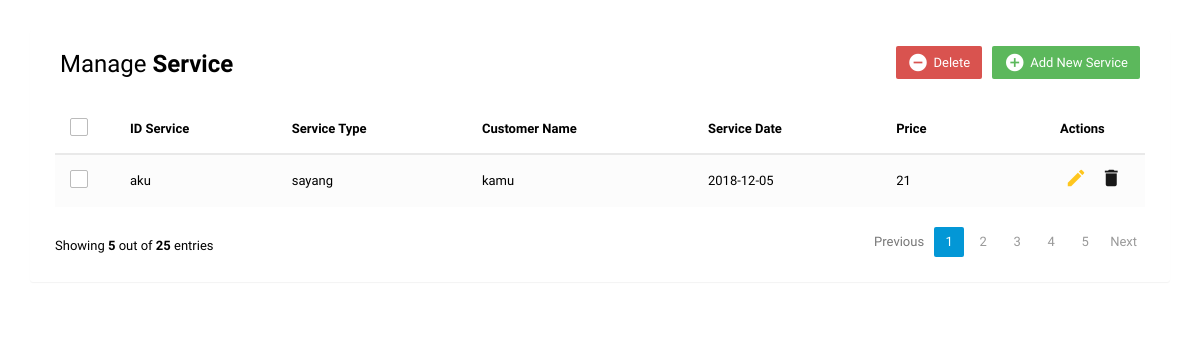
Screenshot of /index.php/service_c with the database file from the repository.
### tables this page shows
CREATE TABLE `service` (
  `idservice` varchar(10) NOT NULL,
  `type` varchar(30) NOT NULL,
  `customer` varchar(30) NOT NULL,
  `tanggal` date NOT NULL,
  `price` int(15) NOT NULL
);

### application/controllers/Service_c.php (called while the page is built, shortened)
<?php
class Service_c extends CI_Controller
{
    public function __construct()
    {
        $this->load->helper('url');
        $this->load->model("modelservice");
        $this->load->library('form_validation');
    }
    public function index()
    {
        $data = array(
            'title' => 'Data obat',
            'data' => $this->modelservice->get_data()
            );
        $this->load->view("viewcrudservice", $data);
    }
}

### index.php (called while the page is built, shortened)
<?php
require_once BASEPATH.'core/CodeIgniter.php';

### application/models/modelservice.php (called while the page is built, shortened)
<?php defined('BASEPATH') OR exit('No direct script access allowed');
class modelservice extends CI_Model
{
    public function get_data()
	{
		$this->db->select('*');
        $this->db->from('service');
        $query = $this->db->get();
        return $query;
	}
}

### application/views/viewcrudservice.php (the view, shortened to what this page needs)
<!DOCTYPE html>
<html lang="en">
<head>
<link rel="stylesheet" href="https://maxcdn.bootstrapcdn.com/font-awesome/4.7.0/css/font-awesome.min.css">
<link rel="stylesheet" href="https://maxcdn.bootstrapcdn.com/bootstrap/3.3.7/css/bootstrap.min.css">
</head>
<body>
    <div class="container">
        <div class="table-wrapper">
            <div class="table-title" style="background-color: white">
                <div class="row" style="background-color: white">
                    <div class="col-sm-6">
						<h2 style="color: black">Manage <b style="color: black">Service</b></h2>
					</div>
					<div class="col-sm-6">
						<a href="#addServiceModal" class="btn btn-success" data-toggle="modal"><i class="material-icons">&#xE147;</i> <span>Add New Service</span></a>
						<a href="#deleteServiceModal" class="btn btn-danger" data-toggle="modal"><i class="material-icons">&#xE15C;</i> <span>Delete</span></a>
					</div>
                </div>
            </div>
            <table class="table table-striped table-hover">
                <thead>
                    <tr>
						<th>
							<span class="custom-checkbox">
								<label for="selectAll"></label>
							</span>
						</th>
                        <th>ID Service</th>
                        <th>Service Type</th>
						<th>Customer Name</th>
                        <th>Service Date</th>
                        <th>Price<th>
                        <th>Actions</th>
                    </tr>
                </thead>
                <tbody>
				<?php foreach ($data -> result() as  $value) { ?>
                    <tr>
						<td>
							<span class="custom-checkbox">
								<label for="checkbox1"></label>
							</span>
						</td>
                        <td><?php echo $value->idservice ?></td>
                        <td><?php echo $value->type?></td>
						<td><?php echo $value->customer ?></td>
                        <td><?php echo $value->tanggal ?></td>
                        <td><?php echo $value->price ?></td>
                        <td></td>
                        <td>
                            <a href="#editServiceModal" class="edit" data-toggle="modal"><i class="material-icons" data-toggle="tooltip" title="Edit">&#xE254;</i></a>
                            <a href="<?php echo site_url("Service_c/hapus/".$value->idservice) ?>" class="delete" data-toggle="modal"><i class="material-icons" data-toggle="tooltip" title="Delete">&#xE872;</i></a>
                        </td>
					</tr>
					<?php } ?>
                </tbody>
            </table>
			<div class="clearfix">
                <div class="hint-text">Showing <b>5</b> out of <b>25</b> entries</div>
                <ul class="pagination">
                    <li class="page-item disabled"><a href="#">Previous</a></li>
                    <li class="page-item active"><a href="#" class="page-link">1</a></li>
                    <li class="page-item"><a href="#" class="page-link">2</a></li>
                    <li class="page-item"><a href="#" class="page-link">3</a></li>
                    <li class="page-item"><a href="#" class="page-link">4</a></li>
                    <li class="page-item"><a href="#" class="page-link">5</a></li>
                    <li class="page-item"><a href="#" class="page-link">Next</a></li>
                </ul>
            </div>
        </div>
    </div>
</body>
</html>

### application/views/viewcrudservice.php (style rules this page uses)
body { color: black; background: white; font-family: 'Varela Round', sans-serif; font-size: 13px; }
.table-wrapper { background: white; padding: 20px 25px; margin: 30px 0; border-radius: 3px; box-shadow: 0 1px 1px rgba(0,0,0,.05); }
.table-title { padding-bottom: 15px; background: #435d7d; color: #fff; padding: 16px 30px; margin: -20px -25px 10px; border-radius: 3px 3px 0 0; }
.table-title h2 { margin: 5px 0 0; font-size: 24px; }
.table-title .btn { color: #fff; float: right; font-size: 13px; border: none; min-width: 50px; border-radius: 2px; border: none; outline: none !important; margin-left: 10px; }
.table-title .btn i { float: left; font-size: 21px; margin-right: 5px; }
.table-title .btn span { float: left; margin-top: 2px; }
table.table tr th, table.table tr td { border-color: #e9e9e9; padding: 12px 15px; vertical-align: middle; }
table.table tr th:first-child { width: 60px; }
table.table tr th:last-child { width: 100px; }
table.table-striped tbody tr:nth-of-type(odd) { background-color: #fcfcfc; }
table.table td:last-child i { opacity: 0.9; font-size: 22px; margin: 0 5px; }
table.table td a { font-weight: bold; color: #566787; display: inline-block; text-decoration: none; outline: none !important; }
table.table td a.edit { color: #FFC107; }
table.table td a.delete { color: black; }
table.table td i { font-size: 19px; }
.pagination { float: right; margin: 0 0 5px; }
.pagination li a { border: none; font-size: 13px; min-width: 30px; min-height: 30px; color: #999; margin: 0 2px; line-height: 30px; border-radius: 2px !important; text-align: center; padding: 0 6px; }
.pagination li.active a, .pagination li.active a.page-link { background: #0397d6 ; }
.hint-text { float: left; margin-top: 10px; font-size: 13px; }
.custom-checkbox { position: relative; }
.custom-checkbox label:before { width: 18px; height: 18px; }
.custom-checkbox label:before { content: ''; margin-right: 10px; display: inline-block; vertical-align: text-top; background: white; border: 1px solid #bbb; border-radius: 2px; box-sizing: border-box; z-index: 2; }

### rows the page displays
service: idservice "aku", type "sayang", customer "kamu", tanggal "2018-12-05", price "21"
